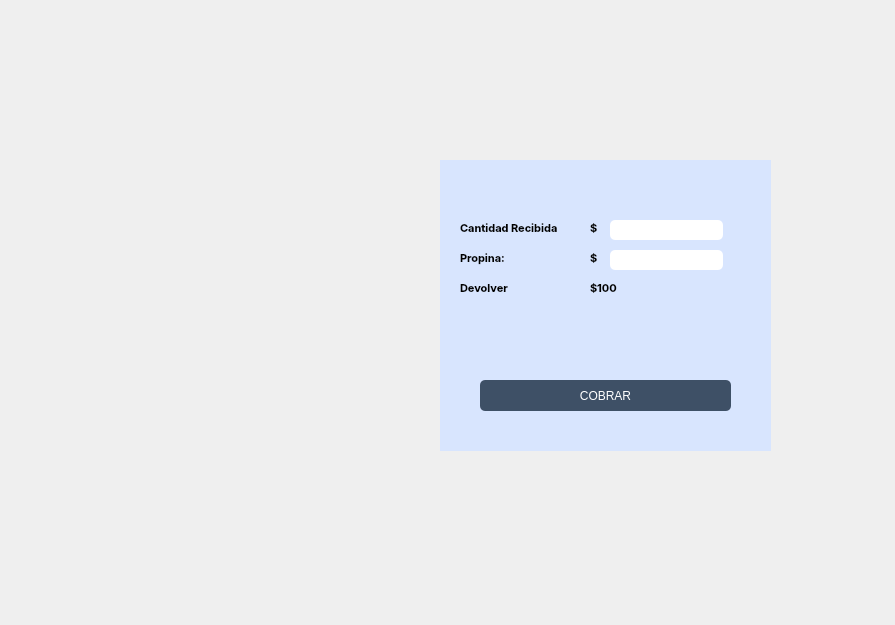
<?xml version="1.0" encoding="UTF-8"?>
<ui version="4.0">
 <class>realizar_cobro</class>
 <widget class="QWidget" name="realizar_cobro">
  <property name="geometry">
   <rect>
    <x>0</x>
    <y>0</y>
    <width>895</width>
    <height>625</height>
   </rect>
  </property>
  <property name="windowTitle">
   <string>Form</string>
  </property>
  <widget class="QStackedWidget" name="stackedWidget">
   <property name="geometry">
    <rect>
     <x>20</x>
     <y>0</y>
     <width>871</width>
     <height>621</height>
    </rect>
   </property>
   <property name="currentIndex">
    <number>1</number>
   </property>
   <widget class="RestaurantMap" name="page"/>
   <widget class="realizar_cobro2" name="page_2">
    <widget class="orden_cuenta" name="widget" native="true">
     <property name="geometry">
      <rect>
       <x>110</x>
       <y>60</y>
       <width>311</width>
       <height>521</height>
      </rect>
     </property>
    </widget>
    <widget class="QLabel" name="label">
     <property name="geometry">
      <rect>
       <x>420</x>
       <y>160</y>
       <width>331</width>
       <height>291</height>
      </rect>
     </property>
     <property name="styleSheet">
      <string notr="true">background:#D8E5FE;</string>
     </property>
     <property name="text">
      <string/>
     </property>
    </widget>
    <widget class="QLabel" name="label_2">
     <property name="geometry">
      <rect>
       <x>440</x>
       <y>220</y>
       <width>161</width>
       <height>16</height>
      </rect>
     </property>
     <property name="font">
      <font>
       <family>SF Pro Display</family>
       <pointsize>8</pointsize>
       <weight>75</weight>
       <bold>true</bold>
      </font>
     </property>
     <property name="text">
      <string>Cantidad Recibida</string>
     </property>
    </widget>
    <widget class="QLabel" name="label_3">
     <property name="geometry">
      <rect>
       <x>440</x>
       <y>280</y>
       <width>71</width>
       <height>16</height>
      </rect>
     </property>
     <property name="font">
      <font>
       <family>SF Pro Display</family>
       <pointsize>8</pointsize>
       <weight>75</weight>
       <bold>true</bold>
      </font>
     </property>
     <property name="text">
      <string>Devolver</string>
     </property>
    </widget>
    <widget class="QLabel" name="label_4">
     <property name="geometry">
      <rect>
       <x>440</x>
       <y>250</y>
       <width>161</width>
       <height>16</height>
      </rect>
     </property>
     <property name="font">
      <font>
       <family>SF Pro Display</family>
       <pointsize>8</pointsize>
       <weight>75</weight>
       <bold>true</bold>
      </font>
     </property>
     <property name="text">
      <string>Propina:</string>
     </property>
    </widget>
    <widget class="QLineEdit" name="lineEdit">
     <property name="geometry">
      <rect>
       <x>590</x>
       <y>220</y>
       <width>113</width>
       <height>20</height>
      </rect>
     </property>
     <property name="styleSheet">
      <string notr="true">background: white;
border-radius: 5px;</string>
     </property>
    </widget>
    <widget class="QLineEdit" name="lineEdit_2">
     <property name="geometry">
      <rect>
       <x>590</x>
       <y>250</y>
       <width>113</width>
       <height>20</height>
      </rect>
     </property>
     <property name="styleSheet">
      <string notr="true">background: white;
border-radius: 5px;</string>
     </property>
    </widget>
    <widget class="QLabel" name="label_5">
     <property name="geometry">
      <rect>
       <x>570</x>
       <y>220</y>
       <width>16</width>
       <height>16</height>
      </rect>
     </property>
     <property name="font">
      <font>
       <family>SF Pro Display</family>
       <pointsize>8</pointsize>
       <weight>75</weight>
       <bold>true</bold>
      </font>
     </property>
     <property name="text">
      <string>$</string>
     </property>
    </widget>
    <widget class="QLabel" name="label_6">
     <property name="geometry">
      <rect>
       <x>570</x>
       <y>250</y>
       <width>16</width>
       <height>16</height>
      </rect>
     </property>
     <property name="font">
      <font>
       <family>SF Pro Display</family>
       <pointsize>8</pointsize>
       <weight>75</weight>
       <bold>true</bold>
      </font>
     </property>
     <property name="text">
      <string>$</string>
     </property>
    </widget>
    <widget class="QLabel" name="label_7">
     <property name="geometry">
      <rect>
       <x>570</x>
       <y>280</y>
       <width>51</width>
       <height>16</height>
      </rect>
     </property>
     <property name="font">
      <font>
       <family>SF Pro Display</family>
       <pointsize>8</pointsize>
       <weight>75</weight>
       <bold>true</bold>
      </font>
     </property>
     <property name="text">
      <string>$100</string>
     </property>
    </widget>
    <widget class="QPushButton" name="pushButton">
     <property name="geometry">
      <rect>
       <x>460</x>
       <y>380</y>
       <width>251</width>
       <height>31</height>
      </rect>
     </property>
     <property name="styleSheet">
      <string notr="true">QPushButton{
	background: #3E5066;
	color: white;
	border: none;
	border-radius: 5px;
}

QPushButton:hover{
	background: white;
	color: #3E5066;
	border: 1px solid #3E5066;
}


</string>
     </property>
     <property name="text">
      <string>COBRAR</string>
     </property>
    </widget>
   </widget>
  </widget>
 </widget>
 <customwidgets>
  <customwidget>
   <class>RestaurantMap</class>
   <extends>QWidget</extends>
   <header>components-layout/restaurantmap.h</header>
   <container>1</container>
  </customwidget>
  <customwidget>
   <class>realizar_cobro2</class>
   <extends>QWidget</extends>
   <header>components-cajero/realizar_cobro2.h</header>
   <container>1</container>
  </customwidget>
  <customwidget>
   <class>orden_cuenta</class>
   <extends>QWidget</extends>
   <header>components-cajero/orden_cuenta.h</header>
   <container>1</container>
  </customwidget>
 </customwidgets>
 <resources/>
 <connections/>
</ui>
